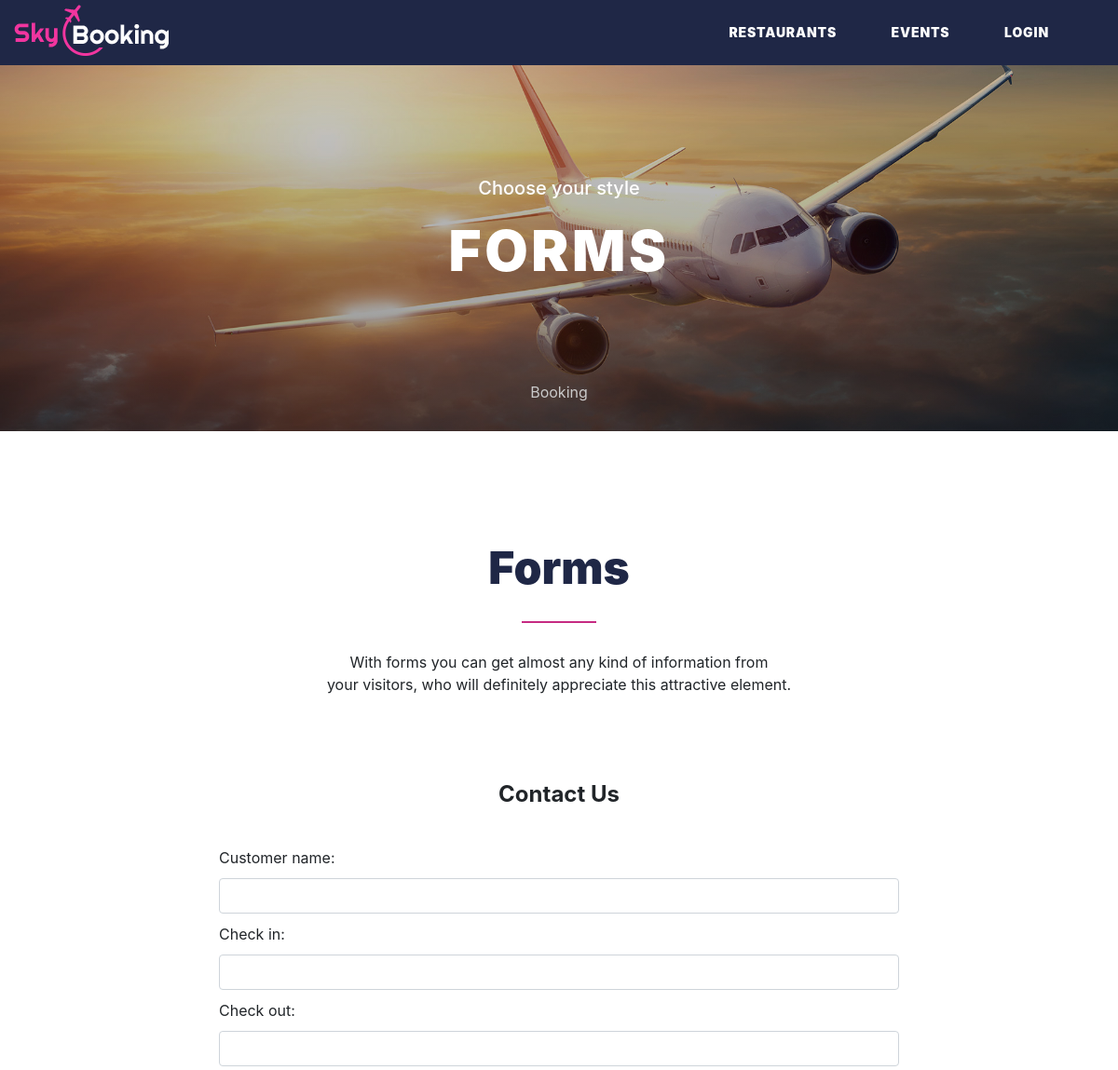
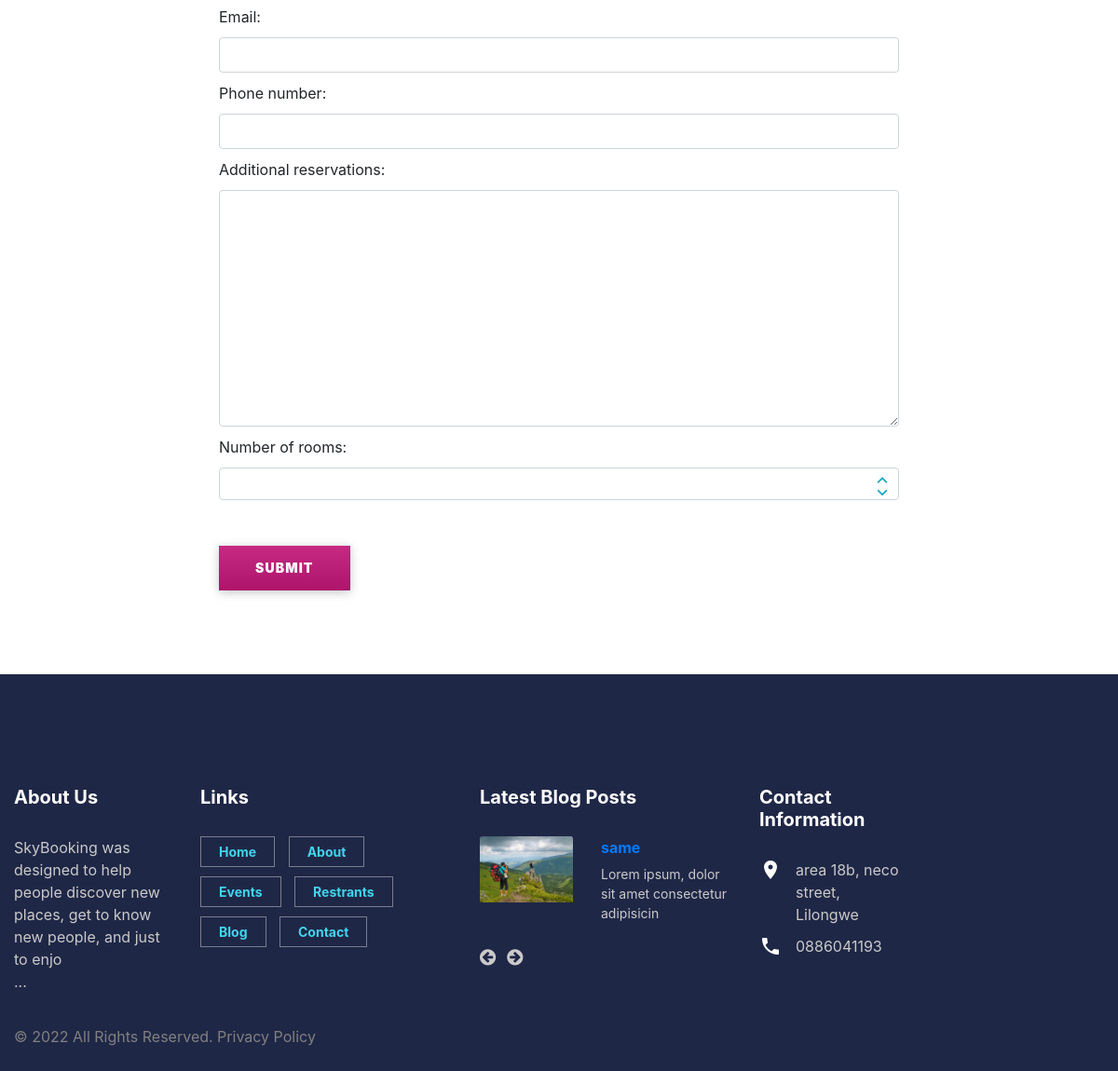
/room_details/1/book/, run on the app's committed database (2 pictures, top to bottom).
### malawiplace_app/models.py (models this page shows, shortened)
class About(models.Model):
    company_name = models.CharField(null=True, max_length=300)
    content = models.TextField(null=True)
    content_2 = models.TextField(null=True)
    extra_content = models.TextField(null=True, blank=True)

class Blog(models.Model):
    CATEGORY = (
        ('Travel', 'Travel'),
        ('Cars', 'Cars'),
        ('Nature', 'Nature'),
    )
    title = models.CharField(max_length=200, null=True)
    content = models.TextField(blank=False)
    content_2 = models.TextField(blank=True)
    date = models.DateTimeField(auto_now_add=True)
    img = models.ImageField(upload_to='blog_img', blank=True)
    category = models.CharField(max_length=200, null=True, choices=CATEGORY)

class ContactDetail(models.Model):
    company_name = models.CharField(max_length=50, null=True)
    phone_number = models.CharField(max_length=50, null=True)
    address = models.CharField(max_length=100, null=True, blank=True)
    location = models.CharField(max_length=100, null=True)
    facebook_link = models.URLField(blank=True, null=True)
    twitter_link = models.URLField(blank=True, null=True)
    instagram_link = models.URLField(blank=True, null=True)
    email = models.EmailField(blank=True, null=True)
    open_days = models.CharField(max_length=50, null=True)
    open_time = models.CharField(max_length=50, null=True)

### malawiplace_app/views.py (the view, shortened to what this page needs)
# urls.py: path('room_details/<int:pk>/book/', views.RoomBookingView.as_view(), name='room-details-book'),
class RoomBookingView(CreateView):
    model = BookRoom
    form_class = RoomBookingForm
    success_url = reverse_lazy('success')
    template_name = 'malawiplace_app/forms.html'
    success_message = "your booking was successfully processed"

### malawiplace_app/forms.py
class RoomBookingForm(ModelForm):
    customer_name = forms.CharField(
        widget=forms.TextInput(
            attrs={'class': 'form-control', 'placeholders': 'full name'}
        ),
        required=True
    )
    phone_number =  forms.CharField(
        widget=forms.TextInput(attrs={'class': 'form-control'}),
        required=True
    )
    email = forms.EmailField(
        widget=forms.EmailInput(attrs={'class': 'form-control'}),
        required=True
    )
    number_of_rooms = forms.IntegerField(
        widget=forms.NumberInput(attrs={'class': 'form-control'}),
        required=True
    )
    additional_reservations = forms.CharField(
        widget=forms.Textarea(attrs={'class': 'form-control'}),
    )
    check_in = forms.DateField(
        widget=forms.DateInput(
            attrs={'class': 'form-control'}
        ),
        required = True
    )
    check_out = forms.DateField(
        widget=forms.DateInput(
            attrs={'class': 'form-control'}
        ),
        required = True
    )
    class Meta:
         model = BookRoom
         fields = ['customer_name' , 'check_in', 'check_out', 'email', 'phone_number', 'additional_reservations', 'number_of_rooms']

### malawiplace_app/templatetags/custom_template_tags.py (called while the page is built)
@register.inclusion_tag('malawiplace_app/blog_footer.html')
def recent_blogs_footer(count=5):
    blog = Blog.objects.order_by('-date')[:count]
    return {'blog': blog}

@register.inclusion_tag('malawiplace_app/contact_footer.html')
def contact_footer(count=1):
    contact = ContactDetail.objects.order_by('-company_name')[:count]
    return {'contact': contact}

@register.inclusion_tag('malawiplace_app/about_footer.html')
def about_footer(count=1):
    about = About.objects.order_by('-company_name')[:count]
    return {'about': about}

### malawiplace_app/templates/malawiplace_app/forms.html (shortened to what this page needs)
{% extends 'malawiplace_app/globals.html' %}
{% load static %}
{% block content %}
{% load custom_template_tags %}
            <section class="bg-image-06">
              <div class="breadcrumb-wrapper">
                <div class="container context-dark section-30 section-xl-top-120">
                  <h5>Choose your style</h5>
                  <h1 class="text-ubold">Forms</h1>
                  <ol class="breadcrumb">
                    <li>Booking
                    </li>
                  </ol>
                </div>
              </div>
            </section>
      <section class="section-90 section-lg-top-120">
        <div class="container">
          <h2 class="text-ubold">Forms</h2>
          <hr class="divider divider-primary divider-80 divider-offset">
          <p>With forms you can get almost any kind of information from<br class="d-none d-lg-block">your visitors, who will definitely appreciate this attractive element.</p>
          <div class="section-top-80 section-lg-top-90">
            <h4 class="text-bold text-capitalize">contact us</h4>
            <div class="row row-offset-1 justify-content-sm-center">
              <div class="col-lg-8">
               <form class="rd-mailform rd-form text-left" method="post" action="">
                  {{form.as_p}}
                  <br>
                  <button class="button button-primary button-sm">Submit</button>
                </form>
              </div>
            </div>
          </div>
        </div>
      </section>
 {% endblock %}

### malawiplace_app/templates/malawiplace_app/about_footer.html
{% for item in about %}
<p>{{item.content|slice:":100"|safe}}</p>
{% endfor %}

### malawiplace_app/templates/malawiplace_app/blog_footer.html
{% for item in blog%}
<div class="unit flex-column flex-md-row">
    <div class="unit-left"><img class="img-responsive center-block" src="{{item.img.url}}" width="100" height="10" alt=""></div>
    <div class="unit-body">
      <div class="text-bold"><a href="{% url 'blog_single' item.id %}">{{item.title}}</a></div><span class="d-block small">{{item.content|slice:":50"|safe}}</span>
    </div>
  </div>
  {% endfor %}

### malawiplace_app/templates/malawiplace_app/contact_footer.html
{% for item in contact %}
<div class="col-md-6 col-xl-2" style="z-index: 99;">
    <h5 class="text-bold">Contact Information</h5>
    <div class="text-left">
      <div class="unit flex-row unit-spacing-15">
        <div class="unit-left"><span class="text-white icon icon-sm mdi mdi-map-marker"></span></div>
        <div class="unit-body"><a class="text-gray-light" href="#">{{item.address}},<br class="d-none d-xl-block">{{item.location}}</a></div>
      </div>
      <div class="unit flex-row unit-spacing-15">
        <div class="unit-left"><span class="text-white icon icon-sm mdi mdi-phone"></span></div>
        <div class="unit-body"><a class="text-gray-light" href="tel:{{item.phone_number}}">{{item.phone_number}}</a></div>
      </div>
    </div>
  </div>
{% endfor %}

### data on the page
About: content "SkyBooking was designed to help people discover new places, get to know new people, and just to enjo"
Blog: img (picture), title "same", content "Lorem ipsum, dolor sit amet consectetur adipisicin"
ContactDetail: address "area 18b, neco street", location "Lilongwe", phone_number "0886041193"
